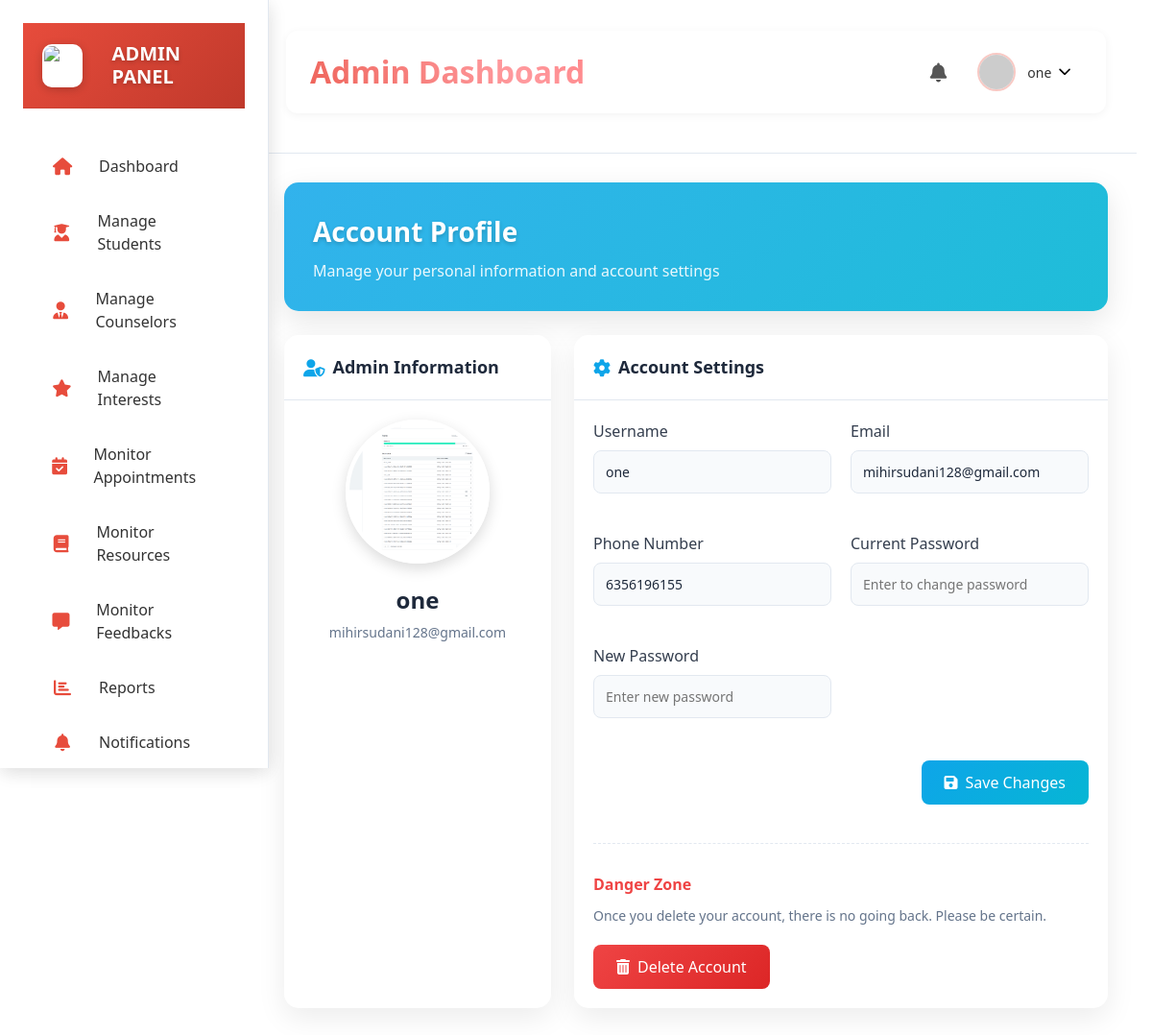
/admin_profile (signed in), run on the app's committed database.
### model.py (models this page shows)
class Admin(db.Model):
    __tablename__ = 'admins'
    id = db.Column(db.Integer, primary_key=True, autoincrement=True)
    full_name = db.Column(db.String(100), nullable=False)
    email = db.Column(db.String(120), unique=True, nullable=False)
    username = db.Column(db.String(80), unique=True, nullable=False)
    password = db.Column(db.String(255), nullable=False)
    contact_number = db.Column(db.String(10), nullable=False)
    security_question = db.Column(db.String(255), nullable=False)
    security_answer = db.Column(db.String(255), nullable=False)
    profile_picture = db.Column(db.String(255), nullable=True)
    created_at = db.Column(db.DateTime, nullable=False, default=datetime.now(timezone.utc))

### app.py (the view, shortened to what this page needs)
@app.route('/admin_profile', methods=['GET', 'POST'])
def admin_profile():
    admin_id = session.get('admin_id')
    if not admin_id:
        return redirect(url_for('admin_login'))  # Redirect to login if not logged in
    admin = Admin.query.get_or_404(admin_id)
    return render_template('admin/admin_profile.html', admin=admin)

### templates/admin/admin_profile.html (shortened to what this page needs)
{% extends 'admin/base.html' %}
{% block content %}
<div class="profile-container">
    <div class="page-header">
        <div class="header-content">
            <h1>Account Profile</h1>
            <p>Manage your personal information and account settings</p>
        </div>
    </div>
    <div class="profile-content">
        <div class="profile-card">
            <div class="card-header">
                <h3><i class="fas fa-user-shield"></i> Admin Information</h3>
            </div>
            <div class="card-body">
                <div class="profile-avatar">
                    {% if admin.profile_picture %}
                        <img src="{{ url_for('static', filename='img/admin_uploads/' + admin.profile_picture) }}" alt="Avatar" class="avatar-img">
                    {% else %}
                        <img src="https://ui-avatars.com/api/?name=Admin+User&background=0D8ABC&color=fff&size=200" alt="Avatar" class="avatar-img">
                    {% endif %}
                </div>
                <div class="profile-info">
                    <h2>{{ admin.username }}</h2>
                    <p>{{ admin.email }}</p>
                </div>
            </div>
        </div>
        <div class="settings-card">
            <div class="card-header">
                <h3><i class="fas fa-cog"></i> Account Settings</h3>
            </div>
            <div class="card-body">
                <form action="{{ url_for('admin_profile') }}" method="POST" enctype="multipart/form-data">
                    <div class="settings-grid">
                        <div class="form-group">
                            <label for="username">Username</label>
                            <input type="text" name="username" id="username" class="form-control" value="{{ admin.username }}">
                        </div>
                        <div class="form-group">
                            <label for="email">Email</label>
                            <input type="email" name="email" id="email" class="form-control" value="{{ admin.email }}">
                        </div>
                        <div class="form-group">
                            <label for="pno">Phone Number</label>
                            <input type="text" name="pno" id="pno" class="form-control" value="{{ admin.contact_number }}">
                        </div>
                        <div class="form-group">
                            <label for="oldPass">Current Password</label>
                            <input type="password" name="oldPass" id="oldPass" class="form-control" placeholder="Enter to change password">
                        </div>
                        <div class="form-group">
                            <label for="newPass">New Password</label>
                            <input type="password" name="newPass" id="newPass" class="form-control" placeholder="Enter new password">
                        </div>
                    </div>
                    <div class="form-actions">
                        <button type="submit" class="save-btn">
                            <i class="fas fa-save"></i> Save Changes
                        </button>
                    </div>
                </form>
                <div class="danger-zone">
                    <h4>Danger Zone</h4>
                    <p>Once you delete your account, there is no going back. Please be certain.</p>
                    <button id="deleteAccountBtn" class="delete-btn" data-id="{{ admin.id }}">
                        <i class="fas fa-trash-alt"></i> Delete Account
                    </button>
                </div>
            </div>
        </div>
    </div>
</div>
{% endblock %}

### templates/admin/header.html (shortened to what this page needs)
<header class="top-bar">
    <div class="animated-heading">
        <h2 class="gradient-text typing-text"></h2>
    </div>
    <div class="top-bar-right">
        <div class="notifications">
            <button class="notification-btn" id="notification-icon">
                <i class="fas fa-bell"></i>
            </button>
        </div>
        <div class="profile-dropdown">
            <button class="profile-btn" id="profileBtn">
                <img src="https://ui-avatars.com/api/?name={{ session['admin_name'] }}&background=e74c3c&color=fff" alt="Profile" class="profile-img">
                <span class="profile-name">{{ session['admin_name'] }}</span>
                <i class="fas fa-chevron-down"></i>
            </button>
        </div>
    </div>
</header>

### static/css/admin/base.css (style rules this page uses)
:root { --bg-primary-light: #ffffff; --bg-secondary-light: #f8fafc; --text-primary-light: #1e293b; --text-secondary-light: #64748b; --border-light: #e2e8f0; --primary-color: #4f46e5; --primary-hover: #4338ca; --success-color: #10b981; --warning-color: #f59e0b; --danger-color: #ef4444; --info-color: #3b82f6; --bg-primary-dark: #0f172a; --bg-secondary-dark: #1e293b; --text-primary-dark: #f8fafc; --text-secondary-dark: #94a3b8; --border-dark: #334155; }
* { margin: 0; padding: 0; box-sizing: border-box; }
body { font-family: -apple-system, BlinkMacSystemFont, 'Segoe UI', Roboto, Oxygen, Ubuntu, Cantarell, sans-serif; background-color: var(--bg-primary-light); color: var(--text-primary-light); line-height: 1.5; transition: background-color 0.3s, color 0.3s; }
.theme-toggle, .notifications { background: none; border: none; color: inherit; cursor: pointer; position: relative; }
.profile-dropdown { display: flex; align-items: center; gap: 0.75rem; cursor: pointer; }
.profile-info { display: flex; flex-direction: column; }
.profile-name { font-weight: 500; }
.edit-btn, .delete-btn { background: none; border: none; padding: 0.25rem; cursor: pointer; transition: color 0.2s ease; }
.delete-btn { color: var(--danger-color); }
.form-group { margin-bottom: 1.5rem; }
.form-group label { display: block; margin-bottom: 0.5rem; }
.form-group input, .form-group select { width: 100%; padding: 0.75rem; border: 1px solid var(--border-light); border-radius: 8px; background-color: var(--bg-secondary-light); color: inherit; }
.form-actions { display: flex; gap: 1rem; justify-content: flex-end; }
.form-group { margin-bottom: 20px; }
label { display: block; margin-bottom: 8px; font-weight: 500; color: var(--white); opacity: 0.9; }
.form-control { width: 100%; padding: 12px 15px; border: 1px solid rgba(255, 255, 255, 0.1); border-radius: var(--border-radius); background-color: rgba(255, 255, 255, 0.05); color: var(--white); transition: var(--transition); }
.form-control, .custom-select { position: relative; overflow: hidden; }
.form-control:after, .custom-select:after { content: ""; position: absolute; bottom: 0; left: 0; width: 0; height: 2px; background-color: var(--white); transition: width 0.3s ease; }

### templates/admin/sidebar.html (style rules this page uses)
* { margin: 0; padding: 0; box-sizing: border-box; font-family: 'Segoe UI', Tahoma, Geneva, Verdana, sans-serif; }
:root { --primary-color: #e74c3c; --primary-dark: #c0392b; --primary-light: #ff6b6b; --surface-color: #ffffff; --text-primary: #333333; --text-secondary: #666666; --border-color: rgba(0, 0, 0, 0.1); --card-shadow: 0 4px 20px rgba(0, 0, 0, 0.08); --transition-speed: 0.3s; }

### templates/admin/header.html (style rules this page uses)
* { margin: 0; padding: 0; box-sizing: border-box; font-family: 'Segoe UI', Tahoma, Geneva, Verdana, sans-serif; }
.top-bar { display: flex; justify-content: space-between; align-items: center; background-color: white; padding: 15px 25px; border-radius: 12px; box-shadow: 0 2px 10px rgba(0, 0, 0, 0.05); margin-bottom: 25px; background-image: url('https://img.freepik.com/free-vector/abstract-white-shapes-background_79603-1362.jpg?w=1380&t=st=1695394356~exp=1695394956~hmac=5aaa88cd7923afcda75c2ffd56d7aa8f3d44cabe63fcd3b3e84fcc5042de7c96'); background-size: cover; background-position: center; width: 100%; position: relative; }
.animated-heading { flex: 1; max-width: 400px; }
.gradient-text { font-size: 32px; font-weight: bold; background: linear-gradient(45deg, #e74c3c, #ff9a9e, #ff5252, #c0392b); -webkit-background-clip: text; background-clip: text; -webkit-text-fill-color: transparent; background-size: 300% 300%; animation: gradient-shift 8s ease infinite; display: inline-block; }
.top-bar-right { display: flex; align-items: center; }
.notifications { position: relative; margin-right: 20px; }
.notification-btn { background: none; border: none; font-size: 20px; color: #555; cursor: pointer; position: relative; }
.profile-dropdown { position: relative; }
.profile-btn { display: flex; align-items: center; background: none; border: none; cursor: pointer; padding: 8px 12px; border-radius: 8px; transition: all 0.2s ease; }
.profile-img { width: 40px; height: 40px; border-radius: 50%; margin-right: 12px; object-fit: cover; border: 2px solid rgba(231, 76, 60, 0.3); }
.profile-name { font-size: 14px; font-weight: 500; color: #333; margin-right: 8px; }

### data on the page
Admin: admin_name "one", profile_picture (picture), username "one", email "mihirsudani128@gmail.com", pno "6356196155"
